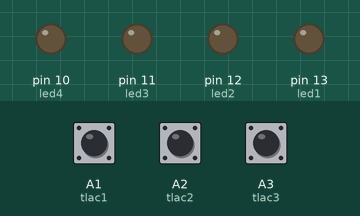
This sketch was run on a simulated Arduino Uno, built with avr-gcc and run on an emulated ATmega328P. On the bench: output pins drawn as LEDs (lit = HIGH). Inputs (shaded band) come from the test bench; at power-on: A1 (tlac1) HIGH, A2 (tlac2) HIGH, A3 (tlac3) HIGH.

Above: at 1.2 s.
1.3 s: A1 (tlac1) pulled LOW for 0.15 s
At 2.6 s:
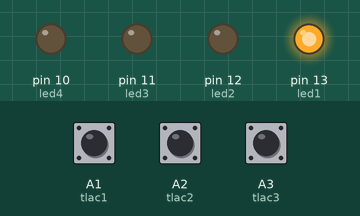
2.9 s: A2 (tlac2) pulled LOW for 0.15 s
At 4.0 s:
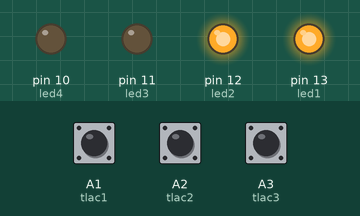
4.5 s: A3 (tlac3) pulled LOW for 0.15 s
At 5.2 s:
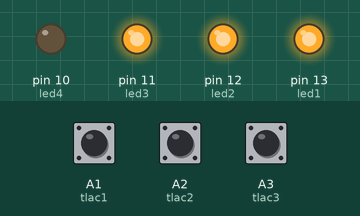
6.1 s: A1 (tlac1) pulled LOW for 1 s
At 7.7 s:
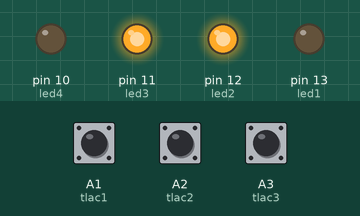
8.6 s: A2 (tlac2) pulled LOW for 1 s
At 10.8 s:
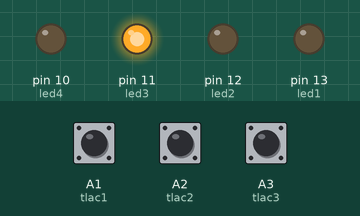
11.1 s: A1 (tlac1) pulled LOW for 0.15 s
At 12.7 s:
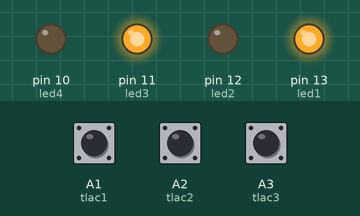
Timing chart, 0 to 13.7 s (numbered marks = the images above; inputs shaded):
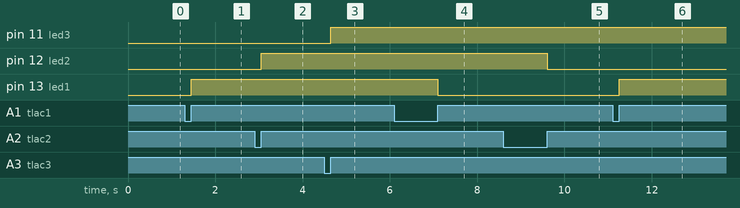

Measured:
- after the input at 1.3 s, pin 13 (led1): LOW → HIGH after 0.15 s
- after the input at 2.9 s, pin 12 (led2): LOW → HIGH after 0.15 s
- after the input at 4.5 s, pin 11 (led3): LOW → HIGH after 0.15 s
- after the input at 6.1 s, pin 13 (led1): HIGH → LOW after 1.0 s
- after the input at 8.6 s, pin 12 (led2): HIGH → LOW after 1.0 s
- after the input at 11.1 s, pin 13 (led1): LOW → HIGH after 0.15 s

The sketch:

tlacitko.ino
```cpp
/* Tlacitko a led*/
#define led1 13
#define led2 12
#define led3 11
#define led4 10
#define sviti LOW
#define nesviti HIGH
#define tlac1 A1
#define tlac2 A2
#define tlac3 A3

int stav1 = 0;
int pred1;
int stL1;

int stav2 = 0;
int pred2;
int stL2;

int stav3 = 0;
int pred3;
int stL3;
void setup()
{
	pinMode(led1,OUTPUT);
  pinMode(led4,OUTPUT);
  pinMode(led2,OUTPUT);
  pinMode(led3,OUTPUT);
	pinMode(tlac1,INPUT_PULLUP);
  pinMode(tlac2,INPUT_PULLUP);
  pinMode(tlac3,INPUT_PULLUP);
  Serial.begin(9600);
}
void loop()
{
	// prvni
	pred1 = stav1;
	stav1 = !digitalRead(tlac1);
	stL1 = digitalRead(led1);

	if(stav1 == 0 && pred1 == 1){
		if(stL1 == 1){
			stL1 = 0;
		}
		else{
			stL1 = 1;
		}
		digitalWrite(led1, stL1);
	}

	// druhe
	pred2 = stav2;
	stav2 = !digitalRead(tlac2);
	stL2 = digitalRead(led2);

	if(stav2 == 0 && pred2 == 1){
		if(stL2 == 1){
			stL2 = 0;
		}
		else{
			stL2 = 1;
		}
		digitalWrite(led2, stL2);
	}

	// treti
	pred3 = stav3;
	stav3 = !digitalRead(tlac3);
	stL3 = digitalRead(led3);

	if(stav3 == 0 && pred3 == 1){
		digitalWrite(led3, !stL3);
	}

  /* vsechny tri
  Serial.println(stav3 == 0 && pred3 == 1);
  Serial.println(stav2 == 0 && pred2 == 1);
  Serial.println(stav1 == 0 && pred1 == 1);
  if((stav3 == 0 && pred3 == 1) && (stav2 == 0 && pred2 == 1) && (stav1 == 0 && pred1 == 1)){
    digitalWrite(led4, !digitalRead(led4));
  }*/
}
```
